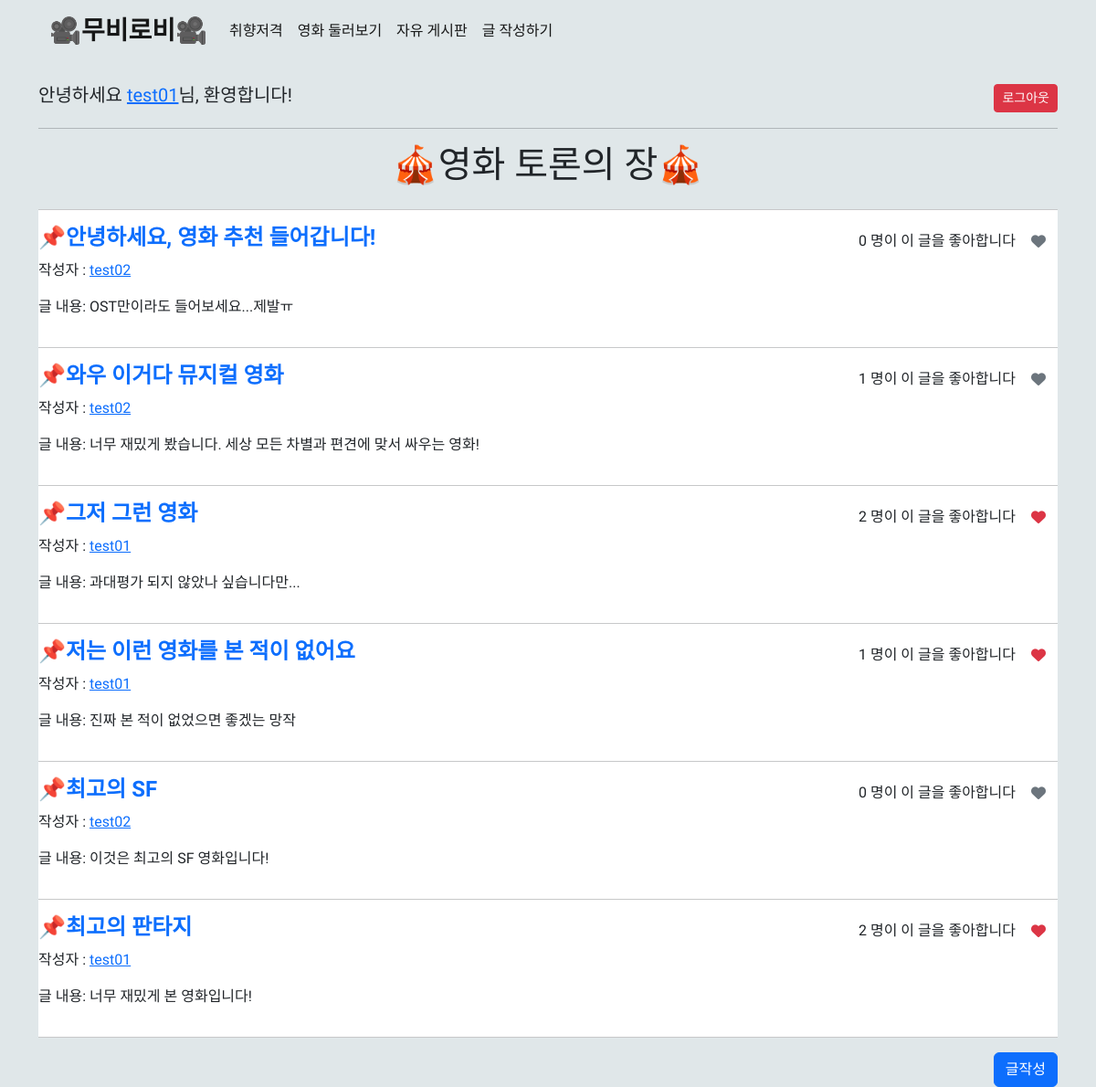
The app's page /community/ (signed in) with its own data.
### accounts/models.py (models this page shows)
class User(AbstractUser):
    followings = models.ManyToManyField('self', symmetrical=False, related_name='followers')

### community/models.py (models this page shows)
class Review(models.Model):
    title = models.CharField(max_length=100)
    movie_title = models.CharField(max_length=50)
    rank = models.DecimalField(max_digits=5, decimal_places=1)
    content = models.TextField()
    created_at = models.DateTimeField(auto_now_add=True)
    updated_at = models.DateTimeField(auto_now=True)
    user = models.ForeignKey(
        settings.AUTH_USER_MODEL, on_delete=models.CASCADE
    )
    like_users = models.ManyToManyField(
        settings.AUTH_USER_MODEL, related_name='like_reviews'
    )

### community/views.py (the view)
# urls.py: path('', views.index, name='index'),
@require_safe
def index(request):
    reviews = Review.objects.order_by('-pk')
    context = {
        'reviews': reviews,
    }
    return render(request, 'community/index.html', context)

### community/templates/community/index.html (shortened to what this page needs)
{% extends 'base.html' %}
{% block content %}
  <div class="d-flex justify-content-center">
    <h1>🎪영화 토론의 장🎪</h1>
  </div>
  <div class="bg-white">
  <hr />
  {% for review in reviews %}
    <div class="d-flex justify-content-between">
      <div class="d-flex">
      <h4>📌</h4><a style="text-decoration: none;" href="{% url 'community:detail' review.pk %}"><h4 class="fw-bold">{{ review.title }}</h4></a>
      </div>
      <div>
        <span><span id="likecnt-{{ review.pk }}">{{ review.like_users.all|length }}</span> 명이 이 글을 좋아합니다</span>
        <form style="display: inline-block;" id="likes-forms" data-review-id="{{ review.pk }}">
          {% if user in review.like_users.all %}
            <button class="btn btn-link"><i id="like-{{ review.pk }}" class="fa-solid fa-heart text-danger"></i></button>
            {% else %}
            <button class="btn btn-link"><i id="like-{{ review.pk }}" class="fa-solid fa-heart text-secondary"></button></i>
          {% endif %}
        </form>
      </div>
    </div>
    <p>
      작성자 : <a href="{% url 'accounts:profile' review.user.username %}">{{ review.user }}</a>
    </p>
    <p>글 내용: {{ review.content }}</p>
    <hr />
  {% endfor %}
  </div>
  {% if request.user.is_authenticated  %}
  <div class="d-flex justify-content-end">
    <a href="{% url 'community:create' %}"><button class="btn btn-primary">글작성</button></a>
  </div>
  {% endif %}
{% endblock content %}

### templates/base.html (shortened to what this page needs)
<!DOCTYPE html>
<html lang="en">
  <head>
    <link href="https://cdn.jsdelivr.net/npm/bootstrap@5.2.0-beta1/dist/css/bootstrap.min.css" rel="stylesheet" />
    <link rel="stylesheet" href="https://cdnjs.cloudflare.com/ajax/libs/font-awesome/6.4.2/css/all.min.css" />
  </head>
  <body style="font-family: 'Hahmlet', serif; background-color: #E0E7E9   ;">
    <div class="container">
      <nav>
        {% if user.is_authenticated %}
          <nav class="navbar navbar-expand-lg bg-body-tertiary">
            <div class="container-fluid">
              <a class="navbar-brand fs-3 fw-bold" href="{% url 'movies:index' %}">🎥무비로비🎥</a>
              <div class="collapse navbar-collapse" id="navbarNav">
                <ul class="navbar-nav">
                  <li class="nav-item">
                    <a class="nav-link active" aria-current="page" href="{% url 'movies:recommended' %}">취향저격</a>
                  </li>
                  <li class="nav-item">
                    <a class="nav-link active" aria-current="page" href="{% url 'movies:index' %}">영화 둘러보기</a>
                  </li>
                  <li class="nav-item">
                    <a class="nav-link active" aria-current="page" href="{% url 'community:index' %}">자유 게시판</a>
                  </li>
                  <li class="nav-item">
                    <a class="nav-link active" aria-current="page" href="{% url 'community:create' %}">글 작성하기</a>
                  </li>
                </ul>
              </div>
            </div>
          </nav>
          <br />
          <div class="d-flex justify-content-between">
            <h5 style="display: inline-block;">안녕하세요 <a href="{% url 'accounts:profile' user %}">{{ user.username }}</a>님, 환영합니다!</h5>
            <form style="display: inline-block;" action="{% url 'accounts:logout' %}" method="POST">
              <button type="submit" class="btn btn-danger btn-sm">로그아웃</button>
            </form>
          </div>
          <hr />
        {% endif %}
      </nav>
      {% block content %}
      {% endblock content %}
    </div>
  </body>
</html>

### records on screen
User: username "test01"
Review: title "안녕하세요, 영화 추천 들어갑니다!", like_users.all|length "0", user "test02", content "OST만이라도 들어보세요...제발ㅠ"
Review: title "와우 이거다 뮤지컬 영화", like_users.all|length "1", user "test02", content "너무 재밌게 봤습니다. 세상 모든 차별과 편견에 맞서 싸우는 영화!"
Review: title "그저 그런 영화", like_users.all|length "2", user "test01", content "과대평가 되지 않았나 싶습니다만..."
Review: title "저는 이런 영화를 본 적이 없어요", like_users.all|length "1", user "test01", content "진짜 본 적이 없었으면 좋겠는 망작"
Review: title "최고의 SF", like_users.all|length "0", user "test02", content "이것은 최고의 SF 영화입니다!"
Review: title "최고의 판타지", like_users.all|length "2", user "test01", content "너무 재밌게 본 영화입니다!"
